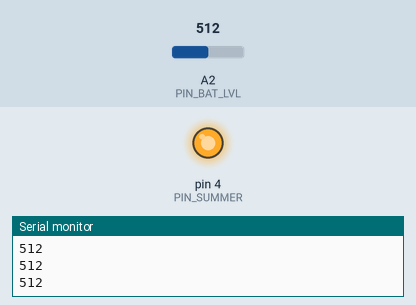
Simulated run of this sketch. Board: Arduino Uno, built with avr-gcc and run on an emulated ATmega328P. Shown: output pins drawn as LEDs (lit = HIGH), the last lines printed to the serial monitor. The inputs (shaded band) are chosen by the test bench; at power-on: A2 (PIN_BAT_LVL) = 512.

Above: at 1.2 s.
1.3 s: A2 (PIN_BAT_LVL) set to 717
2.8 s: A2 (PIN_BAT_LVL) set to 739
At 3.8 s:
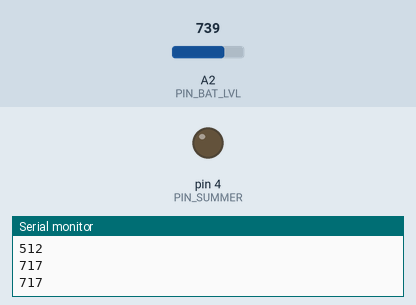
4.5 s: A2 (PIN_BAT_LVL) set to 716
At 5.0 s:
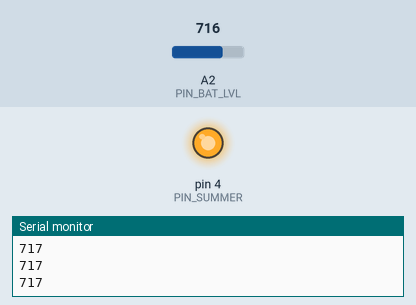
6.1 s: A2 (PIN_BAT_LVL) set to 735
At 7.5 s:
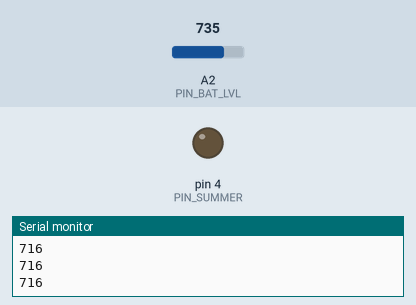
Timing chart, 0 to 8.8 s (numbered marks = the images above; inputs shaded):
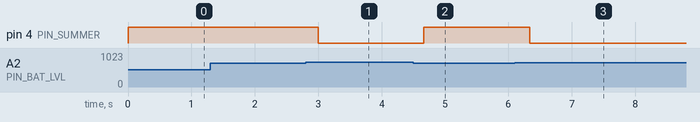

Measured:
- the behaviour switches between 725 and 726 on A2 (PIN_BAT_LVL) (found by bisection; images 0 and 1)
- after the input at 2.8 s, pin 4 (PIN_SUMMER): HIGH → LOW after 0.20 s
- after the input at 4.5 s, pin 4 (PIN_SUMMER): LOW → HIGH after 0.17 s
- after the input at 6.1 s, pin 4 (PIN_SUMMER): HIGH → LOW after 0.23 s

The sketch:

Under_Voltage_Summer_Test.ino
```cpp
//define constants for pin assignments
#define PIN_BAT_LVL A2
#define PIN_SUMMER 4

void setup()
{
  Serial.begin(300);
  //initialize pin modes
  pinMode(PIN_SUMMER, OUTPUT);
}

void loop()
{
  //variable to hold battery level reading
  static unsigned short BatLvl= 0;

  BatLvl = analogRead(PIN_BAT_LVL);
  Serial.println(BatLvl);

  if (BatLvl <= 725)
    digitalWrite(PIN_SUMMER, 1);
  else
    digitalWrite(PIN_SUMMER, 0);
}
```
